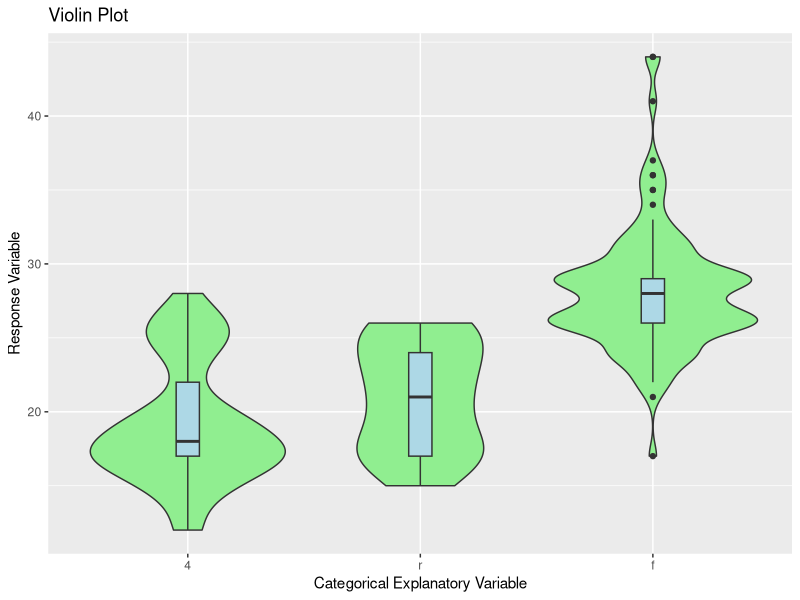
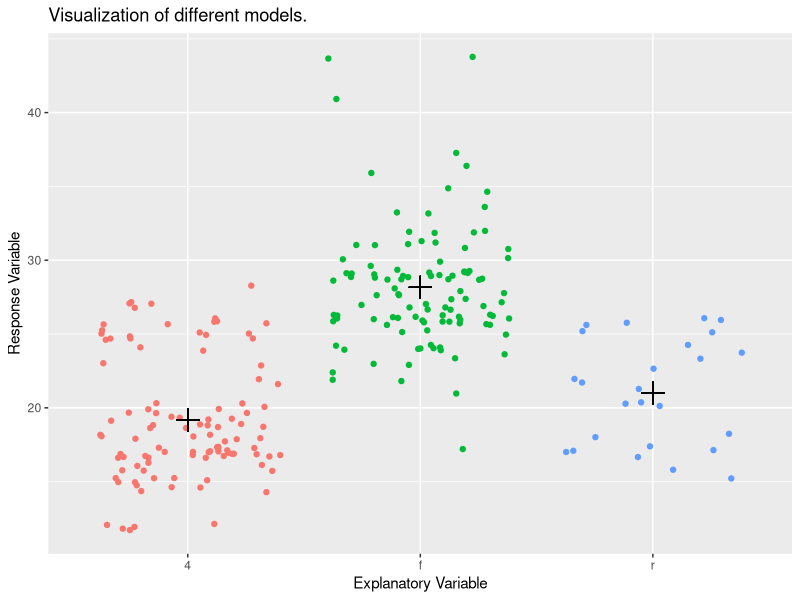
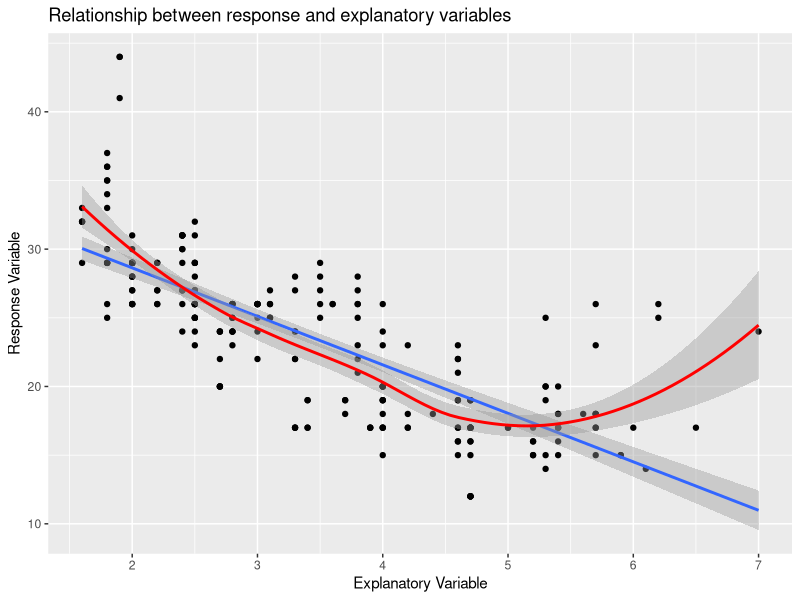
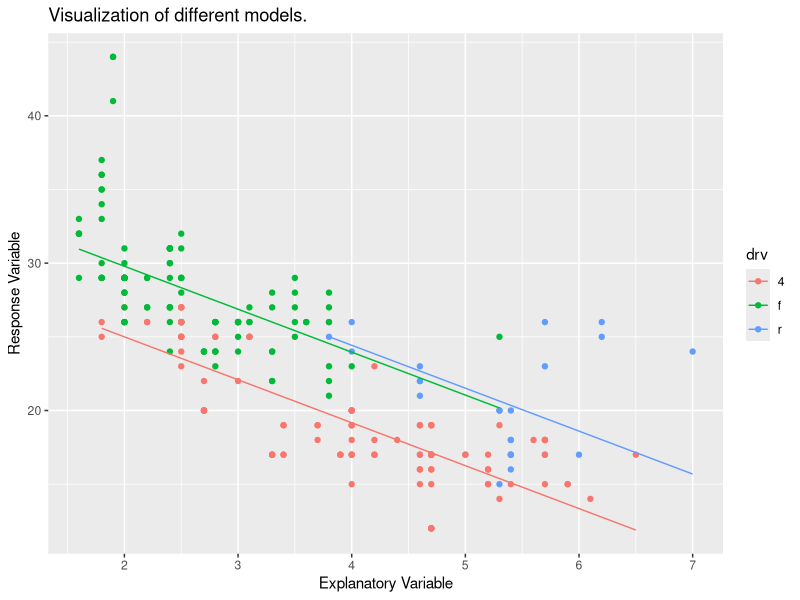
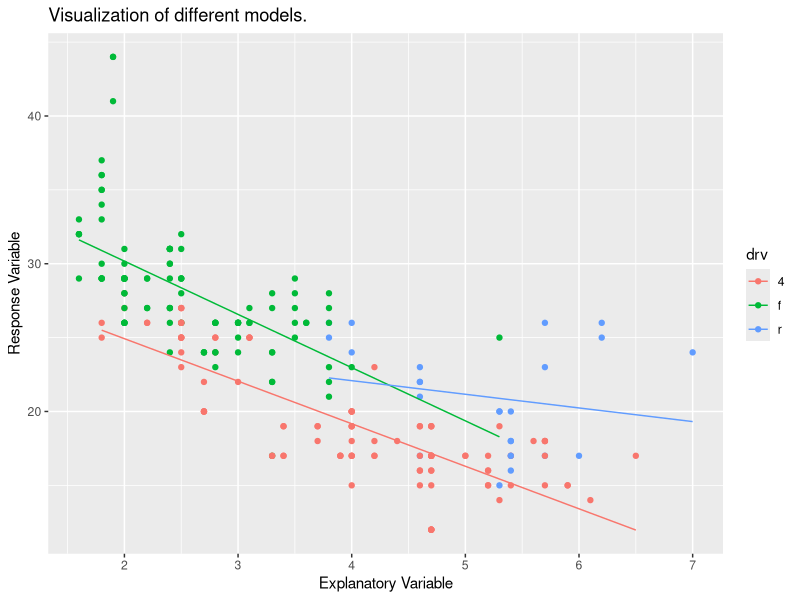

Source code (R) for these figures, in order:
## ---- chunk 1
knitr::opts_chunk$set(echo = TRUE)
# Load libraries
library(tidyverse)
library(modelr)
## ---- chunk 2
## Violin plot
violin_plot <- function(data_set, x, y) {
  x <- data_set[[x]]
  y <- data_set[[y]]
  tibble(x = x, y = y) %>%
    ggplot(aes(reorder(x, y, FUN = median), y)) +
    geom_violin(fill = "lightgreen") +
    geom_boxplot(width = 0.10, fill = "lightblue") +
    labs(title = "Violin Plot",
         x = "Categorical Explanatory Variable",
         y = "Response Variable")
}

## Relationship between response and explanatory
relationship <- function(data_set, x, y) {
  data_set %>%
    ggplot(aes_string(x, y)) +
    geom_point() +
    geom_smooth(method = "lm") +
    geom_smooth(colour = "red") +
    labs(title = "Relationship between response and explanatory variables",
         x = "Explanatory Variable",
         y = "Response Variable")
}

## main effects
graph_main_effects <- function(data_set, model, x, y) {
  data_set %>% 
    add_predictions(model = model, var = "pred") %>% 
    ggplot(aes_string(x = x, y = y, color = x)) +
    geom_point(show.legend = FALSE, position = "jitter") +
    geom_point(aes(y = pred), show.legend = FALSE, size = 5,
               color = "black", shape = 3,) +
    labs(
      title = "Visualization of different models.",
      x = "Explanatory Variable",
      y = "Response Variable"
    )
}

## Analysis of covariance
graph_predictions <- function(data_set, model, x, y, category) {
  data_set %>% 
    add_predictions(model = model, var = "pred") %>% 
    ggplot(aes_string(x = x, y = y, color = category)) +
    geom_point() +
    geom_line(aes(y = pred)) +
    labs(
      title = "Visualization of different models.",
      x = "Explanatory Variable",
      y = "Response Variable"
    )
}

## ---- chunk 3
mpg %>% glimpse()
## ---- chunk 4
violin_plot(mpg, "drv", "hwy")
## ---- chunk 5
zero_slope <- lm(hwy ~ drv, data = mpg)
zero_slope %>% summary()
graph_main_effects(mpg, zero_slope, "drv", "hwy")
## ---- chunk 6
relationship(mpg, "displ", "hwy")
## ---- chunk 7
common_slope <- lm(hwy ~ displ + drv, data = mpg)
common_slope %>% summary()
graph_predictions(mpg, common_slope, "displ", "hwy", "drv")
## ---- chunk 8
different_slopes <- lm(hwy ~ displ + drv + displ * drv, data = mpg)
different_slopes %>% summary()
graph_predictions(mpg, different_slopes, "displ", "hwy", "drv")
## ---- chunk 9
different_slopes %>% 
  predict(newdata = tibble(displ = c(2, 3.5), drv = c("4", "f")))
